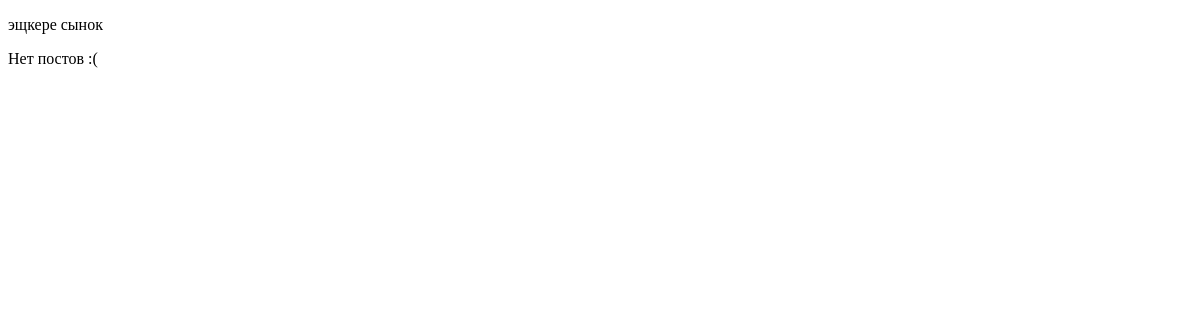
The app's page /posts/, older data.
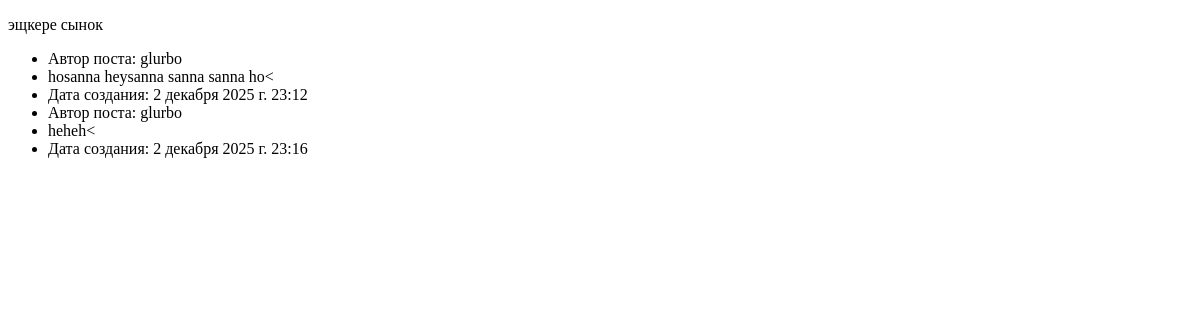
The same page, newer data.
### posts/models.py (models this page shows, shortened)
class Post(models.Model):
    post_text = models.TextField(verbose_name="Текст поста")
    author = models.ForeignKey('ReallyUser', on_delete=models.CASCADE, verbose_name='Автор поста', null=True)
    pub_date = models.DateTimeField(default=datetime.now, verbose_name="Дата публикации")
    post_comments = models.ForeignKey('Comment', on_delete=models.CASCADE,
                                      verbose_name="Комментарии к посту", blank=True, null=True)
    class Meta:
        verbose_name = 'Пост'
        verbose_name_plural = 'Посты'

class ReallyUser(AbstractUser):
    avatar = models.ImageField(upload_to='avatars/', blank=True, null=True,
                               verbose_name='Аватар', default='avatars/image.jpg')
    biography = models.CharField(max_length=250, verbose_name="Биография", null=True)
    class Meta(AbstractUser.Meta):
        pass

### posts/views.py (the view)
# urls.py: path('', views.index, name='index'),
def index(request):
    posts = Post.objects.all()[:50]
    context = {'posts': posts}
    return render(request, 'index.html', context)

### posts/templates/index.html (shortened to what this page needs)
<!DOCTYPE html>
<html lang="ru">
<head>
</head>
<body>
    <p>эщкере сынок</p>
    {% if posts %}
        <ul>
            {% for post in posts %}
            <li>Автор поста: {{ post.author }}</li>
            <li>{{ post.post_text }}<</li>
            <li>Дата создания: {{ post.pub_date }}</li>
            {% endfor %}
        </ul>
        {% else %}
        <p>Нет постов :(</p>
    {% endif %}
</body>
</html>

Row changes from the older to the newer data that the page shows:
added Post: author "glurbo", post_text "hosanna heysanna sanna sanna ho", pub_date "2 декабря 2025 г. 23:12"
added Post: author "glurbo", post_text "heheh", pub_date "2 декабря 2025 г. 23:16"
Text that changed along with them:
text no longer shown: "Нет постов :("
